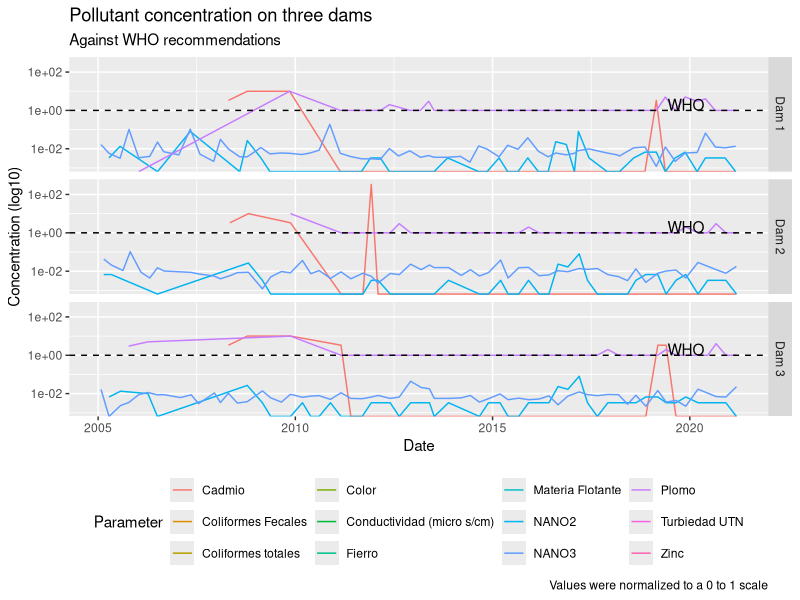
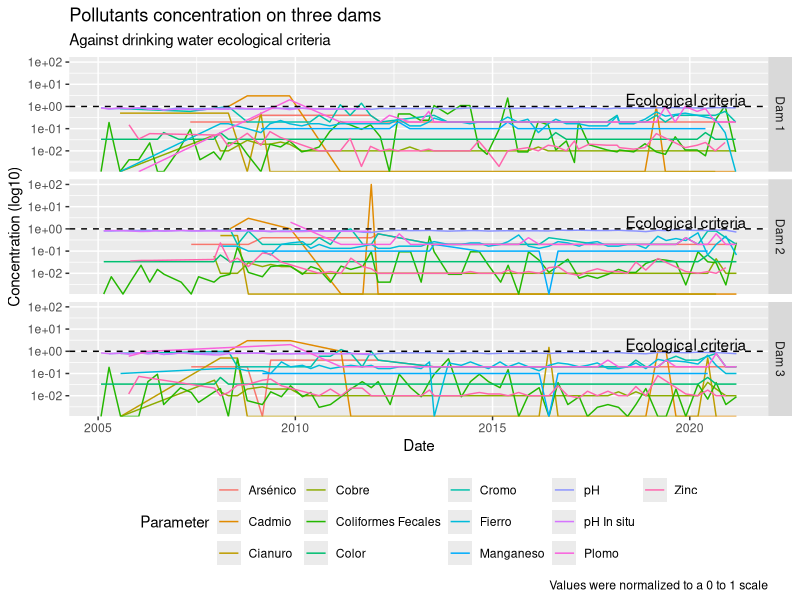

The R source for these figures, in order:
## ---- chunk 1
knitr::opts_chunk$set(echo = TRUE)
library(tidyverse)
library(ggplot2)
library(lubridate)
library(readxl)
library(readr)
library(gridExtra)
## ---- chunk 2

#Read as .csv

cincopalos <- read_csv("cincopalos.csv")

pixquiac <- read_csv("pixquiac.csv")

socoyolapan <- read_csv("socoyolapan.csv")

lmp <- read_csv("lmp.csv")

oms <- read_csv("oms.csv")

## ---- chunk 3
head(socoyolapan)
## ---- chunk 4
#Tidying cincopalos
colnames(cincopalos) <- NULL
colnames(cincopalos) <- cincopalos[1,]
cincopalos <- cincopalos[-1,]
colnames(cincopalos)[1] <- "Parametro"
cincopalos <- cincopalos %>%
  pivot_longer(!Parametro, names_to = "Fecha", values_to = "Value") %>%
  mutate(Value = as.numeric(Value), Dam = "Dam 1") %>%
  filter(Fecha != "NA" & Parametro != "NA" & Value != "NA") %>%
  mutate(Date = dmy(Fecha)) %>% 
  mutate(Parameter = str_trim(Parametro)) %>%
  mutate(Parameter = str_replace_all(Parameter,"\\s+"," "))

#Tidying pixquiac
colnames(pixquiac) <- NULL
colnames(pixquiac) <- pixquiac[1,]
pixquiac <- pixquiac[-1,]
colnames(pixquiac)[1] <- "Parametro"
pixquiac <- pixquiac %>%
  pivot_longer(!Parametro, names_to = "Fecha", values_to = "Value") %>%
  mutate(Value = as.numeric(Value), Dam = "Dam 2") %>%
  filter(Fecha != "NA" & Parametro != "NA" & Value != "NA") %>%
  mutate(Date = dmy(Fecha)) %>% 
  mutate(Parameter = str_trim(Parametro)) %>%
  mutate(Parameter = str_replace_all(Parameter,"\\s+"," "))

#Tidying socoyolapan
colnames(socoyolapan) <- NULL
colnames(socoyolapan) <- socoyolapan[1,]
socoyolapan <- socoyolapan[-1,]
colnames(socoyolapan)[1] <- "Parametro"
socoyolapan <- socoyolapan %>%
  pivot_longer(!Parametro, names_to = "Fecha", values_to = "Value") %>%
  mutate(Value = as.numeric(Value), Dam = "Dam 3") %>%
  filter(Fecha != "NA" & Parametro != "NA" & Value != "NA") %>%
  mutate(Date = dmy(Fecha)) %>% 
  mutate(Parameter = str_trim(Parametro)) %>%
  mutate(Parameter = str_replace_all(Parameter,"\\s+"," "))

#Tidying lmp and building lmp_num only for Parameters with a numeric limit
colnames(lmp) <- NULL
colnames(lmp) <- c("Parameter", "Units", "Limit")
lmp[6,3] <- "9"
lmp <- rbind(lmp, c("pH   In situ", "Adimensional", 9)) %>%
  mutate(Limit = str_replace(Limit, ",", ".")) %>%
  filter(Parameter != "NA")

lmp_num <- lmp %>% 
  mutate(Limit = as.numeric(Limit)) %>%
  filter(Limit != "NA") %>%
  mutate(Parameter = str_trim(Parameter), Units = str_trim(Units)) %>%
  mutate(Parameter = str_replace_all(Parameter,"\\s+"," "), Units = str_replace_all(Units,"\\s+"," "))

#Tidying oms only for Parameters with a numeric limit
colnames(oms) <- c("Parameter", "Units", "Limit")
para_oabbcc <- lmp %>% select(Parameter, Units)
## ---- chunk 5
head(socoyolapan)
## ---- chunk 6
#Compare pollutants concentration to WHO's límites recommendations

#Normalize Data between 0 and 1 scale to compare against OMS recommendations
#We will only consider those parameters with a numeric standard
#Single faceted plot (if needed)
#bind data frames together to make a single faceted plot (if needed)
tres_presas <- rbind(cincopalos, pixquiac, socoyolapan) %>% 
  mutate(Parameter = recode(Parameter,
                            "Acidez total (como CaCO3)" = "Acidity",
                            "Alcalinidad total (como CaCO3)" = "Alcalininity",
                            "Cloruros (como ClNA)" = "Cloruros",
                            "Dureza total (como CaCO3)" = "Hardnessl",
                            "Fenol como compuestos fenólicos" = "Phenol",
                            "Fluor (como FNA)" = "FNA",
                            "Fósforo total (comoPO4)" = "PO4",
                            "Nitratos (como NNANO3)" = "NANO3",
                            "Nitritos (como NNANO2)" = "NANO2",
                            "Solidos disueltos Totales (SDT)" = "SDT",
                            "Sulfatos (SO4)" = "SO4",
                            "Sustancias activas al Azul de metileno (Detergentes)" = "Detergents")) 

oms %>% 
  mutate(Parameter = recode(Parameter,
                            "Nitratos (como NNANO3)" = "NANO3",
                            "Nitritos (como NNANO2)" = "NANO2")) %>%
  inner_join(tres_presas) %>%
  mutate(Concentration = Value/Limit) %>%
  group_by(Parameter, Dam) %>%
  ggplot(aes(Date, Concentration, color = Parameter)) +
  labs(title = "Pollutant concentration on three dams",
       subtitle = "Against WHO recommendations",
       caption = "Values were normalized to a 0 to 1 scale",
       y = "Concentration (log10)",
       x = "Date") +
  geom_line() +
  geom_hline(yintercept = 1, linetype = "dashed") +
  scale_y_log10() +
  facet_grid(rows = vars(Dam)) +
  theme(legend.position = "bottom") +
  annotate(geom = "text", x = as.Date("2019-11-27"), y = 2, label = "WHO") 

## ---- chunk 7
#Compare pollutants concentration to SEMARNAT's límites máximos permisibles

#Normalize Data between 0 and 1 scale to compare against NOM-001-SEMARNAT-1996 standards

#We will only consider those parameters with a numeric standard

inner_join(tres_presas, lmp_num) %>%
  mutate(Concentration = Value/Limit) %>%
  group_by(Parameter, Dam) %>%
  ggplot(aes(Date, Concentration, color = Parameter)) +
  labs(title = "Pollutants concentration on three dams",
       subtitle = "Against drinking water ecological criteria",
       caption = "Values were normalized to a 0 to 1 scale",
       y = "Concentration (log10)",
       x = "Date") +
  geom_line() +
  geom_hline(yintercept = 1, linetype = "dashed") +
  scale_y_log10() +
  facet_grid(rows = vars(Dam)) +
  theme(legend.position = "bottom") +
  annotate(geom = "text", x = as.Date("2019-11-27"), y = 2, label = "Ecological criteria") 

